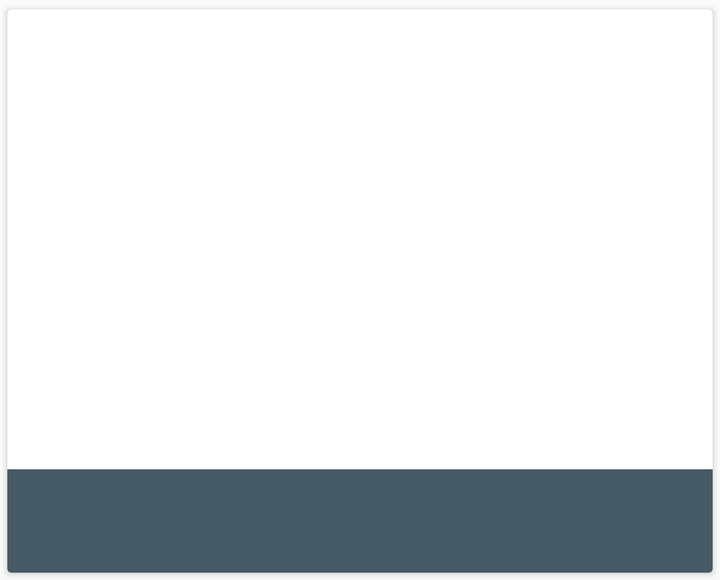
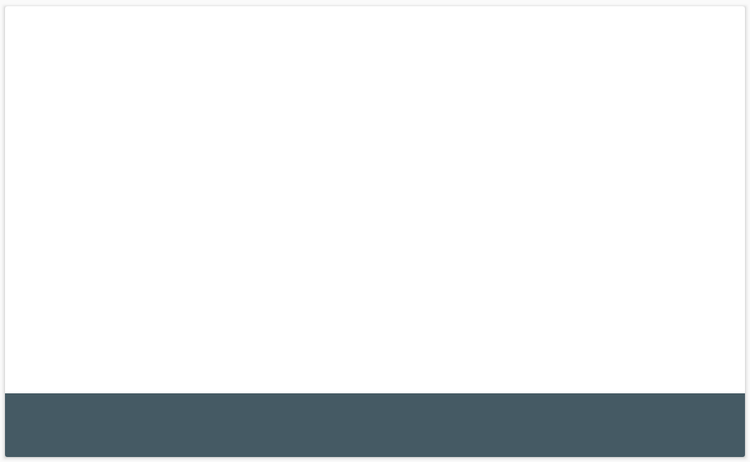

Compare how this app lays out the same screen by default and in its alternative resource folder. The renders come first, then the two layout files and the values they reference.
<!-- AndroidManifest.xml: application theme AppTheme -->
<!-- res/layout/items_nuevas.xml -->
<?xml version="1.0" encoding="utf-8"?>
<LinearLayout xmlns:android="http://schemas.android.com/apk/res/android"
    xmlns:card_view="http://schemas.android.com/apk/res-auto"
    android:layout_width="match_parent"
    android:layout_height="290dp"
    android:orientation="vertical"
    android:paddingLeft="1dp"
    android:paddingTop="1dp"
    android:paddingRight="1dp">

    <android.support.v7.widget.CardView
        android:layout_width="match_parent"
        android:layout_height="match_parent"
        card_view:cardCornerRadius="2dp"
        card_view:cardUseCompatPadding="true">
        <RelativeLayout
            android:id="@+id/itemnuevasripple"
            android:layout_width="match_parent"
            android:layout_height="match_parent">
            <ImageView
                android:id="@+id/img_nuevas"
                android:layout_width="match_parent"
                android:layout_height="230dp"
                android:scaleType="centerCrop" />

            <LinearLayout
                android:background="#455a64"
                android:orientation="horizontal"
                android:layout_width="match_parent"
                android:layout_height="match_parent"
                android:layout_gravity="right"
                android:layout_below="@+id/img_nuevas">
                <TextView
                    android:layout_width="wrap_content"
                    android:layout_height="wrap_content"
                    android:text=""
                    android:paddingLeft="16dp"
                    android:paddingRight="16dp"
                    android:layout_gravity="center_vertical"
                    android:textColor="#f4f4f4"
                    android:id="@+id/txttitulonuevas" />
            </LinearLayout>

        </RelativeLayout>


    </android.support.v7.widget.CardView>


</LinearLayout>
<!-- resources referenced by this layout -->
<resources>
  <style name="AppTheme" parent="Theme.AppCompat.Light.NoActionBar">
          
          <item name="colorPrimary">@color/colorPrimary</item>
          <item name="colorPrimaryDark">@color/colorPrimaryDark</item>
          <item name="colorAccent">@color/colorAccent</item>
      </style>
  <color name="colorPrimary">#3F51B5</color>
  <color name="colorPrimaryDark">#303F9F</color>
  <color name="colorAccent">#FF4081</color>
</resources>
<!-- res/layout-sw411dp/items_nuevas.xml (the repository's variant of the layout above) -->
<!-- drawn on a 7-inch tablet held upright -->
<?xml version="1.0" encoding="utf-8"?>
<LinearLayout xmlns:android="http://schemas.android.com/apk/res/android"
    xmlns:card_view="http://schemas.android.com/apk/res-auto"
    android:layout_width="match_parent"
    android:layout_height="370dp"
    android:orientation="vertical"
    android:paddingLeft="1dp"
    android:paddingTop="1dp"
    android:paddingRight="1dp">

    <androidx.cardview.widget.CardView
        android:layout_width="match_parent"
        android:layout_height="match_parent"
        card_view:cardCornerRadius="2dp"
        card_view:cardUseCompatPadding="true">
        <RelativeLayout
            android:id="@+id/itemnuevasripple"
            android:layout_width="match_parent"
            android:layout_height="match_parent">
            <ImageView
                android:id="@+id/img_nuevas"
                android:layout_width="match_parent"
                android:layout_height="310dp"
                android:scaleType="centerCrop" />

            <LinearLayout
                android:background="#455a64"
                android:orientation="horizontal"
                android:layout_width="match_parent"
                android:layout_height="match_parent"
                android:layout_gravity="right"
                android:layout_below="@+id/img_nuevas">
                <TextView
                    android:layout_width="wrap_content"
                    android:layout_height="wrap_content"
                    android:text=""
                    android:paddingLeft="16dp"
                    android:paddingRight="16dp"
                    android:layout_gravity="center_vertical"
                    android:textColor="#f4f4f4"
                    android:id="@+id/txttitulonuevas" />
            </LinearLayout>

        </RelativeLayout>


    </androidx.cardview.widget.CardView>


</LinearLayout>
